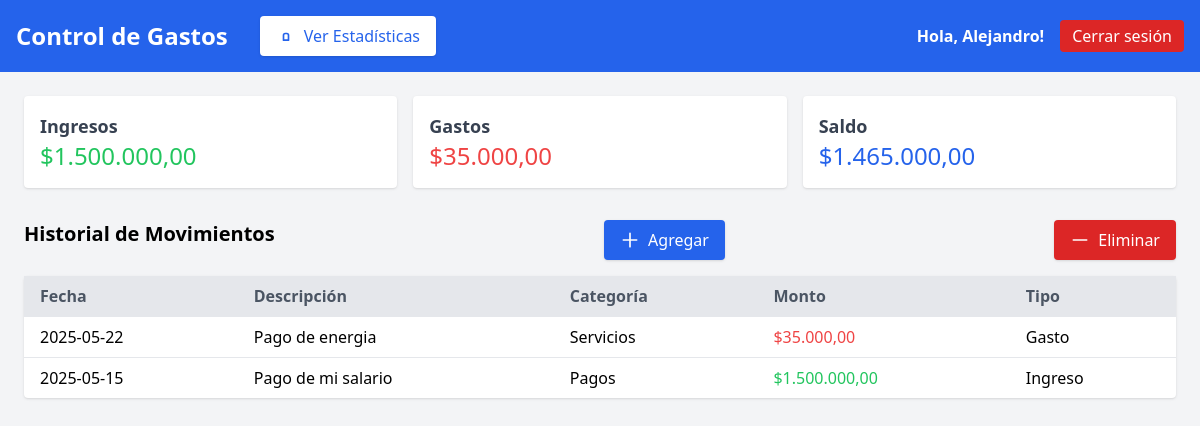
/ (signed in), run on the app's committed database.
### tables this page shows
CREATE TABLE movimientos (
            id INTEGER PRIMARY KEY AUTOINCREMENT,
            fecha TEXT NOT NULL,
            descripcion TEXT,
            categoria TEXT,
            monto REAL NOT NULL,
            tipo TEXT CHECK(tipo IN ('Ingreso', 'Gasto')) NOT NULL,
            usuario_id INTEGER NOT NULL,
            FOREIGN KEY(usuario_id) REFERENCES usuarios(id)
        );

### app.py (the view)
@app.route('/')
@login_required
def index():
    movimientos = obtener_movimientos()
    ingresos, gastos, saldo = calcular_resumen()
    return render_template('index.html', movimientos=movimientos,
                           ingresos=ingresos, gastos=gastos, saldo=saldo, user_nombre=session.get('user_nombre'))

### app.py (called while the page is built)
def obtener_movimientos():
    conn = sqlite3.connect('db.sqlite3')
    conn.row_factory = sqlite3.Row
    cur = conn.cursor()
    user_id = session.get('user_id')
    cur.execute("SELECT * FROM movimientos WHERE usuario_id = ? ORDER BY fecha DESC", (user_id,))
    movimientos = cur.fetchall()
    conn.close()
    return movimientos

def calcular_resumen():
    conn = sqlite3.connect('db.sqlite3')
    cur = conn.cursor()
    user_id = session.get('user_id')
    cur.execute("SELECT SUM(monto) FROM movimientos WHERE tipo='Ingreso' AND usuario_id = ?", (user_id,))
    ingresos = cur.fetchone()[0] or 0
    cur.execute("SELECT SUM(monto) FROM movimientos WHERE tipo='Gasto' AND usuario_id = ?", (user_id,))
    gastos = cur.fetchone()[0] or 0
    conn.close()
    saldo = ingresos - gastos
    return ingresos, gastos, saldo

def login_required(f):
    @wraps(f)
    def decorated_function(*args, **kwargs):
        if 'user_id' not in session:
            return redirect(url_for('login'))
        return f(*args, **kwargs)
    return decorated_function

@app.template_filter('format_miles')
def format_miles(value):
    try:
        value = float(value)
        return '{:,.2f}'.format(value).replace(',', 'X').replace('.', ',').replace('X', '.')
    except (ValueError, TypeError):
        return value

### templates/index.html (shortened to what this page needs)
<!DOCTYPE html>
<html lang="es">
<head>
  <script src="https://cdn.tailwindcss.com"></script>
</head>
<body class="bg-gray-100 font-sans">
  <header class="bg-blue-600 text-white p-4 flex items-center justify-between">
    <div class="flex items-center gap-4">
      <h1 class="text-2xl font-bold">Control de Gastos</h1>
      <a href="/estadisticas" class="ml-4 bg-white text-blue-600 px-4 py-2 rounded shadow hover:bg-blue-700 hover:text-white flex items-center gap-2"><svg xmlns='http://www.w3.org/2000/svg' class='h-5 w-5' fill='none' viewBox='0 0 24 24' stroke='currentColor'><path stroke-linecap='round' stroke-linejoin='round' stroke-width='2' d='M9 17v-6a2 2 0 012-2h2a2 2 0 012 2v6m-6 0h6'/></svg>Ver Estadísticas</a>
    </div>
    <div class="flex items-center gap-4">
      {% if user_nombre %}
        <span class="font-semibold">Hola, {{ user_nombre }}!</span>
        <a href="/logout" class="bg-red-600 text-white px-3 py-1 rounded hover:bg-red-700">Cerrar sesión</a>
      {% else %}
        <a href="/login" class="bg-white text-blue-600 px-3 py-1 rounded hover:bg-blue-700 hover:text-white">Iniciar sesión</a>
      {% endif %}
    </div>
  </header>
  <main class="p-6">
    <section class="grid grid-cols-1 md:grid-cols-3 gap-4 mb-8">
      <div class="bg-white p-4 rounded shadow">
        <h2 class="text-lg font-semibold text-gray-700">Ingresos</h2>
        <p class="text-green-500 text-2xl">${{ ingresos|format_miles }}</p>
      </div>
      <div class="bg-white p-4 rounded shadow">
        <h2 class="text-lg font-semibold text-gray-700">Gastos</h2>
        <p class="text-red-500 text-2xl">${{ gastos|format_miles }}</p>
      </div>
      <div class="bg-white p-4 rounded shadow">
        <h2 class="text-lg font-semibold text-gray-700">Saldo</h2>
        <p class="text-blue-600 text-2xl">${{ saldo|format_miles }}</p>
      </div>
    </section>
    <div class="flex justify-between mb-4">
      <h2 class="text-xl font-bold">Historial de Movimientos</h2>
      <a href="agregar" class="bg-blue-600 text-white px-4 py-2 rounded shadow hover:bg-blue-700 flex items-center gap-2"><svg xmlns='http://www.w3.org/2000/svg' class='h-5 w-5' fill='none' viewBox='0 0 24 24' stroke='currentColor'><path stroke-linecap='round' stroke-linejoin='round' stroke-width='2' d='M12 4v16m8-8H4'/></svg>Agregar</a>
      <a href="eliminar" class="bg-red-600 text-white px-4 py-2 rounded shadow hover:bg-red-700 flex items-center gap-2"><svg xmlns='http://www.w3.org/2000/svg' class='h-5 w-5' fill='none' viewBox='0 0 24 24' stroke='currentColor'><path stroke-linecap='round' stroke-linejoin='round' stroke-width='2' d='M20 12H4'/></svg>Eliminar</a>
    </div>
    <table class="min-w-full bg-white rounded shadow">
      <thead class="bg-gray-200 text-gray-600">
        <tr>
          <th class="py-2 px-4 text-left">Fecha</th>
          <th class="py-2 px-4 text-left">Descripción</th>
          <th class="py-2 px-4 text-left">Categoría</th>
          <th class="py-2 px-4 text-left">Monto</th>
          <th class="py-2 px-4 text-left">Tipo</th>
        </tr>
      </thead>
      <tbody>
        {% for mov in movimientos %}
        <tr class="border-t">
          <td class="py-2 px-4">{{ mov['fecha'] }}</td>
          <td class="py-2 px-4">{{ mov['descripcion'] }}</td>
          <td class="py-2 px-4">{{ mov['categoria'] }}</td>
          <td class="py-2 px-4 {% if mov['tipo'] == 'Ingreso' %}text-green-500{% else %}text-red-500{% endif %}">
            ${{ mov['monto']|format_miles }}
          </td>
          <td class="py-2 px-4">{{ mov['tipo'] }}</td>
        </tr>
        {% endfor %}
      </tbody>
    </table>
  </main>
</body>
</html>

### data on the page
movimientos: fecha "2025-05-22", descripcion "Pago de energia", categoria "Servicios", monto "35.000,00", tipo "Gasto"
movimientos: fecha "2025-05-15", descripcion "Pago de mi salario", categoria "Pagos", monto "1.500.000,00", tipo "Ingreso"

### other printed values
{{ user_nombre }} "Alejandro"
{{ ingresos|format_miles }} "1.500.000,00"
{{ gastos|format_miles }} "35.000,00"
{{ saldo|format_miles }} "1.465.000,00"
